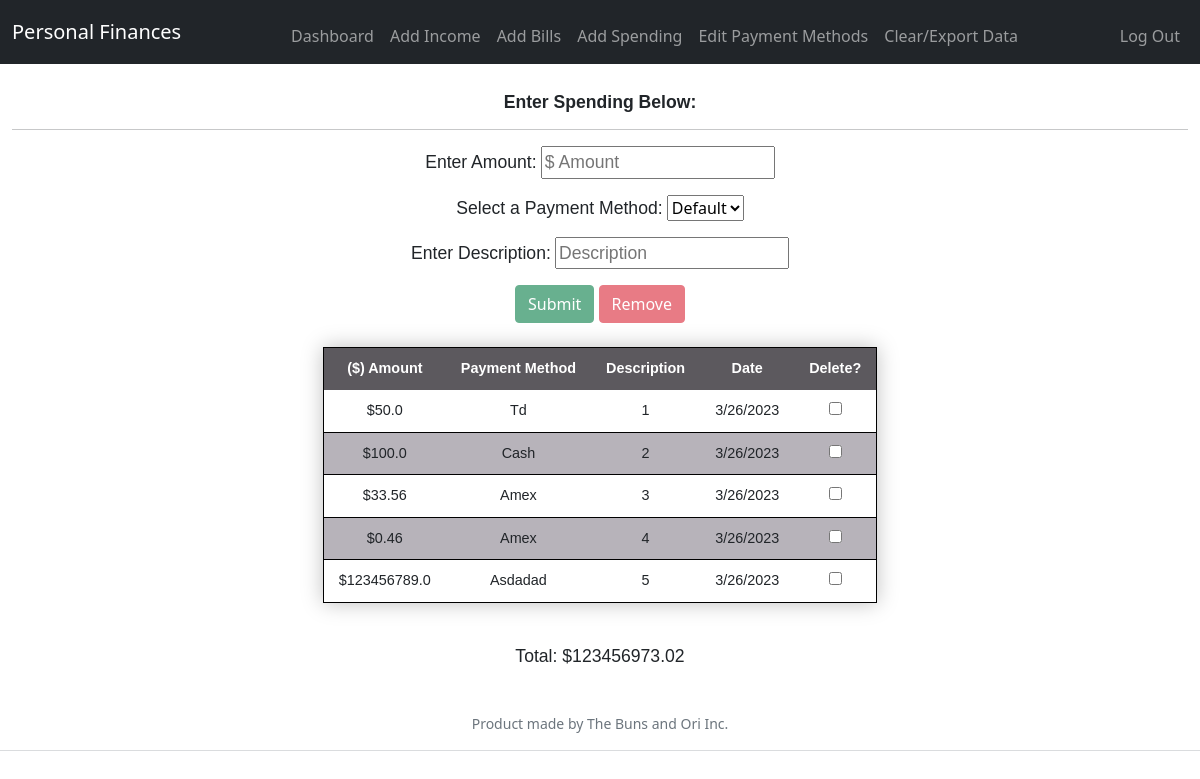
/addVarCost (signed in), run on the app's committed database.
### tables this page shows
CREATE TABLE varCosts (id INTEGER PRIMARY KEY AUTOINCREMENT NOT NULL, userID int, method TEXT NOT NULL, description TEXT NOT NULL, amount DOUBLE(8,2), date TEXT NOT NULL, timestamp);

### app.py (the view)
@app.route("/addVarCost", methods=["GET", "POST"])
@login_required
def addVarCost():
    connection = create_connection("pFinances.db")
    if request.method == "POST":
        rowsToDelete = request.form.get("deleteInput")
        deleteMode = request.form.get("removeClicked")
        if rowsToDelete != "" and deleteMode != "" and int(deleteMode) == 1: #check if anything to delete
            rowNums = []
            for x in range(len(rowsToDelete)):
                if (rowsToDelete[x] != ','):
                    rowNums.append(rowsToDelete[x])
            varCostSQL = ("SELECT id FROM varCosts WHERE userID = " + str(session["user_id"]))
            varCostTuple = execute_read_query(connection, str(varCostSQL))
            tupleList = list(varCostTuple)
            idList = []
            for y in range(len(rowNums)):
                if int(rowNums[y]) == 1:
                    idList.append(re.sub("[^0-9]", "", str(tupleList[y])))
            deleteSQL = ("DELETE FROM varCosts WHERE id IN (" +', '.join(idList) + ")")
            execute_query(connection, deleteSQL)
            return redirect("/addVarCost")
        else:
            amount = request.form.get("amount")
            method = request.form.get("method")
            description = request.form.get("description")
            date = request.form.get("date")
            if str(method) == "None":
                method = "Default"
            insertSpending = ("INSERT INTO varCosts (userID, method, description, amount, date) VALUES" + "('" + str(session["user_id"]) + "', '" + method + "', '" + description + "', '" + str(amount) + "', '" + str(date) + "')")
            execute_query(connection, str(insertSpending))
            varCostSQL = ("SELECT amount,method,description,date FROM varCosts WHERE userID = " + str(session["user_id"]))
            varCostTuple = execute_read_query(connection, str(varCostSQL))
            keys = ['amount', 'method','description','date']
            varCostDicts = [dict(zip(keys,d)) for d in varCostTuple]
            total = 0.0
            for x in range(len(varCostDicts)):
                total = total + float(varCostDicts[x]['amount'])
            return redirect("/addVarCost")
    else:
        varCostSQL = ("SELECT amount,method,description,date FROM varCosts WHERE userID = " + str(session["user_id"]))
        varCostTuple = execute_read_query(connection, str(varCostSQL))
        keys = ['amount', 'method','description','date']
        varCostDicts = [dict(zip(keys,d)) for d in varCostTuple]
        total = 0.0
        for x in range(len(varCostDicts)):
            total = total + float(varCostDicts[x]['amount'])
        methodSQL = ("SELECT payMethod FROM payMethods WHERE userID = " + str(session["user_id"]))
        methodTuple = execute_read_query(connection, str(methodSQL))
        keys = ['method']
        methodDicts = [dict(zip(keys,d)) for d in methodTuple]
        return render_template("addVarCost.html", varCostDicts=varCostDicts, total=total, methodDicts=methodDicts)

### helpers.py (called while the page is built)
def login_required(f):
    @wraps(f)
    def decorated_function(*args, **kwargs):
        if session.get("user_id") is None:
            return redirect("/login")
        return f(*args, **kwargs)
    return decorated_function

def create_connection(path):
    connection = None
    try:
        connection = sqlite3.connect(path)
        print("Connected successfully!")
    except Error as e:
        print(f"The error '{e}' occured")
    return connection

def execute_read_query(connection, query):
    cursor = connection.cursor()
    result = None
    try:
        cursor.execute(query)
        result = cursor.fetchall()
        return result
    except Error as e:
        print(f"The error '{e}' occured")

### templates/addVarCost.html (shortened to what this page needs)
{% extends "layout.html" %}
{% block main %}
    <h6>Enter Spending Below:</h6>
    <hr>
    <form action="/addVarCost" method="post">
        <div class="mb-3">
            <label for="amount">Enter Amount:</label>
            <input autocomplete="off" autofocus id="amount" name="amount" placeholder="$ Amount" type="text">
        </div>
        <div class="mb-3">
            <label for="method">Select a Payment Method:</label>
            <select id="method" name="method" type="text">
                <option selected disabled>Default</option>
            </select>
        </div>
        <div class="mb-3">
            <label for="description">Enter Description:</label>
            <input id="description" name="description" placeholder="Description" type="text">
        </div>
        <button class="btn btn-success" type="submit" name="submit" id="submit" onclick="roundAmount()">Submit</button>
        <button class="btn btn-danger" type="submit" name="remove" id="remove" onclick="document.getElementById('removeClicked').setAttribute('value', 1)" disabled>Remove</button>
    <br><br>
        <table id="table" class="table-w-style">
            <thead>
                <tr>
                    <th>($) Amount</th>
                    <th>Payment Method</th>
                    <th>Description</th>
                    <th>Date</th>
                    <th>Delete?</th>
                </tr>
            </thead>
            <tbody>
                {% for varCost in varCostDicts %}
                        <tr>
                            <td> ${{ varCost["amount"] }}</td>
                            <td> {{ varCost["method"] }}</td>
                            <td> {{ varCost["description"] }}</td>
                            <td> {{ varCost["date"] }}</td>
                            <td><input type="checkbox" class="checkboxes" id="varCost" name="varCost" value="0" onclick="setValue(this)">
                        </tr>
                {% endfor %}
            </tbody>
        </table>
        <br>
        <p>Total: ${{ total }}</p>
    </form>
{% endblock %}

### static/styles.css (style rules this page uses)
.table-w-style { margin-left: auto; margin-right: auto; border-collapse: collapse; border-style: solid; border-width: 1px; border-color: black; font-size: 0.9em; font-family: Tahoma, sans-serif; min-width: 200px; box-shadow: 0 0 20px rgba(0,0,0,0.25); }
.table-w-style thead tr { background-color: #5c595e; color: white; text-align: center; text-transform: capitalize; font-size: 1.0em; }
.table-w-style th, td { padding: 10px 15px; text-transform: capitalize; }
.table-w-style tbody tr { border-bottom: 1px solid black; }
.table-w-style tbody tr:nth-of-type(even) { background-color: #b7b3ba; }
h6 { font-family: Tahoma, sans-serif; font-size: 1.1em; font-weight: bold; }
label, input, p { font-family: Tahoma, sans-serif; font-size: 1.1em; }

### data on the page
varCosts: amount "50.0", method "Td", description "1", date "3/26/2023"
varCosts: amount "100.0", method "Cash", description "2", date "3/26/2023"
varCosts: amount "33.56", method "Amex", description "3", date "3/26/2023"
varCosts: amount "0.46", method "Amex", description "4", date "3/26/2023"
varCosts: amount "123456789.0", method "Asdadad", description "5", date "3/26/2023"

### other printed values
{{ total }} "123456973.02"
